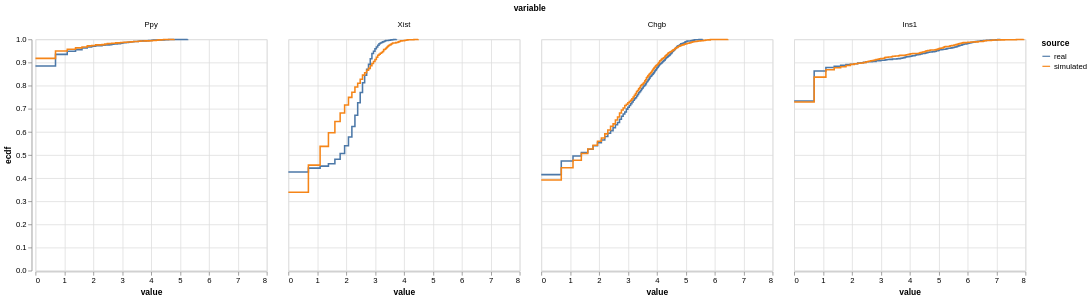
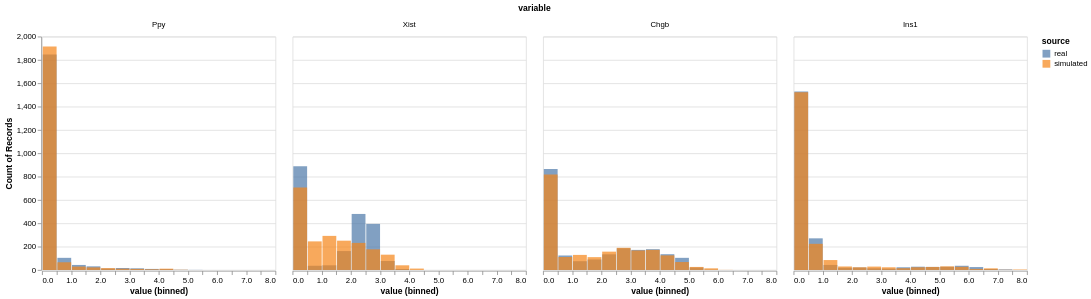

Notebook code for these charts, in order:
### Markdown cell above
## Gene Details

### Code cell
import numpy as np

poor_fit = ["Ppy", "Xist", "Chgb", "Ins1"]
scd.compare_ecdf(pancreas, samples, transform=np.log1p, var_names=poor_fit)
scd.compare_histogram(pancreas, samples, transform=np.log1p, var_names=poor_fit)

### Figure 1 — Vega specification as saved in the notebook (floating-point values rounded to 4 significant figures; data arrays with more than 128 entries replaced by an {"elided": "..."} marker saying what was removed)
{"$schema": "https://vega.github.io/schema/vega/v6.json", "data": [{"name": "source_0", "values": {"elided": "16696 records"}}, {"name": "facet_domain", "values": [{"variable": "Ppy", "value": 0.0}, {"variable": "Xist", "value": 0.0}, {"variable": "Chgb", "value": 0.0}, {"variable": "Ins1", "value": 0.0}]}, {"name": "facet_domain_row", "values": [{"data": 0.0}]}, {"name": "facet_domain_column", "transform": [{"type": "sequence", "start": 0.0, "stop": {"signal": "min(length(data(\"facet_domain\")), 5)"}}]}, {"name": "source_0_x_domain_value", "values": [{"min": 0.0, "max": 7.938}]}, {"name": "source_0_y_domain_ecdf", "values": [{"min": 0.3388, "max": 1.0}]}, {"name": "source_0_color_domain_source", "values": [{"source": "real"}, {"source": "simulated"}]}], "signals": [{"name": "child_width", "value": 300}, {"name": "child_height", "value": 300}], "marks": [{"type": "group", "name": "facet-title", "title": {"text": "variable", "style": "guide-title", "offset": 10}, "role": "column-title"}, {"type": "group", "name": "row_header", "from": {"data": "facet_domain_row"}, "encode": {"update": {"height": {"signal": "child_height"}}}, "axes": [{"scale": "y", "labelOverlap": true, "tickCount": {"signal": "ceil(child_height/40)"}, "orient": "left", "grid": false, "title": "ecdf", "zindex": 0}], "role": "row-header"}, {"type": "group", "name": "column_footer", "from": {"data": "facet_domain_column"}, "encode": {"update": {"width": {"signal": "child_width"}}}, "axes": [{"scale": "x", "orient": "bottom", "tickCount": {"signal": "ceil(child_width/40)"}, "title": "value", "grid": false, "labelFlush": true, "zindex": 0, "labelOverlap": true}], "role": "column-footer"}, {"type": "group", "name": "cell", "from": {"facet": {"data": "source_0", "name": "facet", "groupby": ["variable"], "aggregate": {"fields": ["value"], "ops": ["min"], "as": ["value_by_variable"]}}}, "sort": {"field": ["datum[\"value_by_variable\"]"], "order": ["ascending"]}, "encode": {"update": {"width": {"signal": "child_width"}, "height": {"signal": "child_height"}}}, "marks": [{"type": "group", "name": "child_pathgroup", "from": {"facet": {"data": "facet", "name": "faceted_path_child_main", "groupby": ["source"]}}, "encode": {"update": {"height": {"field": {"signal": null, "datum": null, "group": "height", "parent": null}}, "width": {"field": {"signal": null, "datum": null, "group": "width", "parent": null}}}}, "marks": [{"type": "line", "name": "child_marks", "from": {"data": "faceted_path_child_main"}, "sort": {"field": "x"}, "encode": {"update": {"y": {"field": "ecdf", "scale": "y"}, "defined": {"signal": "isValid(datum[\"value\"]) && isFinite(+datum[\"value\"]) && isValid(datum[\"ecdf\"]) && isFinite(+datum[\"ecdf\"])"}, "stroke": {"field": "source", "scale": "color"}, "interpolate": {"value": "step-after"}, "x": {"field": "value", "scale": "x"}}}, "style": ["line"]}]}], "axes": [{"scale": "x", "maxExtent": 0, "aria": false, "minExtent": 0, "zindex": 0, "orient": "bottom", "gridScale": "y", "tickCount": {"signal": "ceil(child_width/40)"}, "domain": false, "ticks": false, "labels": false, "grid": true}, {"scale": "y", "tickCount": {"signal": "ceil(child_height/40)"}, "zindex": 0, "ticks": false, "domain": false, "orient": "left", "gridScale": "x", "grid": true, "labels": false, "maxExtent": 0, "aria": false, "minExtent": 0}], "title": {"text": {"signal": "isValid(parent[\"variable\"]) ? parent[\"variable\"] : \"\"+parent[\"variable\"]"}, "frame": "group", "style": "guide-label", "offset": 10}, "style": "cell"}], "scales": [{"name": "x", "type": "linear", "domain": [{"signal": "(data(\"source_0_x_domain_value\")[0] || {}).min"}, {"signal": "(data(\"source_0_x_domain_value\")[0] || {}).max"}], "range": [0, {"signal": "child_width"}], "nice": true, "zero": false}, {"name": "y", "type": "linear", "domain": [{"signal": "(data(\"source_0_y_domain_ecdf\")[0] || {}).min"}, {"signal": "(data(\"source_0_y_domain_ecdf\")[0] || {}).max"}], "range": [{"signal": "child_height"}, 0], "nice": true, "zero": true}, {"name": "color", "type": "ordinal", "domain": {"data": "source_0_color_domain_source", "field": "source", "sort": true}, "range": "category"}], "background": "white", "layout": {"padding": 20, "bounds": "full", "align": "all", "columns": 5}, "padding": 5, "legends": [{"stroke": "color", "symbolType": "stroke", "title": "source"}]}

### Figure 2 — Vega specification as saved in the notebook (floating-point values rounded to 4 significant figures)
{"$schema": "https://vega.github.io/schema/vega/v6.json", "data": [{"name": "source_0", "values": [{"bin_maxbins_20_value": 0.0, "bin_maxbins_20_value_end": 0.5, "source": "real", "variable": "Ppy", "__count": 1847}, {"bin_maxbins_20_value": 1.5, "bin_maxbins_20_value_end": 2.0, "source": "real", "variable": "Ppy", "__count": 31}, {"bin_maxbins_20_value": 2.0, "bin_maxbins_20_value_end": 2.5, "source": "real", "variable": "Ppy", "__count": 12}, {"bin_maxbins_20_value": 0.5, "bin_maxbins_20_value_end": 1.0, "source": "real", "variable": "Ppy", "__count": 104}, {"bin_maxbins_20_value": 1.0, "bin_maxbins_20_value_end": 1.5, "source": "real", "variable": "Ppy", "__count": 43}, {"bin_maxbins_20_value": 2.5, "bin_maxbins_20_value_end": 3.0, "source": "real", "variable": "Ppy", "__count": 17}, {"bin_maxbins_20_value": 3.5, "bin_maxbins_20_value_end": 4.0, "source": "real", "variable": "Ppy", "__count": 9}, {"bin_maxbins_20_value": 3.0, "bin_maxbins_20_value_end": 3.5, "source": "real", "variable": "Ppy", "__count": 14}, {"bin_maxbins_20_value": 4.0, "bin_maxbins_20_value_end": 4.5, "source": "real", "variable": "Ppy", "__count": 7}, {"bin_maxbins_20_value": 4.5, "bin_maxbins_20_value_end": 5.0, "source": "real", "variable": "Ppy", "__count": 2}, {"bin_maxbins_20_value": 5.0, "bin_maxbins_20_value_end": 5.5, "source": "real", "variable": "Ppy", "__count": 1}, {"bin_maxbins_20_value": 0.0, "bin_maxbins_20_value_end": 0.5, "source": "real", "variable": "Xist", "__count": 889}, {"bin_maxbins_20_value": 1.5, "bin_maxbins_20_value_end": 2.0, "source": "real", "variable": "Xist", "__count": 162}, {"bin_maxbins_20_value": 2.5, "bin_maxbins_20_value_end": 3.0, "source": "real", "variable": "Xist", "__count": 395}, {"bin_maxbins_20_value": 2.0, "bin_maxbins_20_value_end": 2.5, "source": "real", "variable": "Xist", "__count": 480}, {"bin_maxbins_20_value": 1.0, "bin_maxbins_20_value_end": 1.5, "source": "real", "variable": "Xist", "__count": 40}, {"bin_maxbins_20_value": 0.5, "bin_maxbins_20_value_end": 1.0, "source": "real", "variable": "Xist", "__count": 36}, {"bin_maxbins_20_value": 3.0, "bin_maxbins_20_value_end": 3.5, "source": "real", "variable": "Xist", "__count": 77}, {"bin_maxbins_20_value": 3.5, "bin_maxbins_20_value_end": 4.0, "source": "real", "variable": "Xist", "__count": 8}, {"bin_maxbins_20_value": 4.0, "bin_maxbins_20_value_end": 4.5, "source": "real", "variable": "Chgb", "__count": 135}, {"bin_maxbins_20_value": 1.0, "bin_maxbins_20_value_end": 1.5, "source": "real", "variable": "Chgb", "__count": 75}, {"bin_maxbins_20_value": 2.5, "bin_maxbins_20_value_end": 3.0, "source": "real", "variable": "Chgb", "__count": 186}, {"bin_maxbins_20_value": 3.0, "bin_maxbins_20_value_end": 3.5, "source": "real", "variable": "Chgb", "__count": 172}, {"bin_maxbins_20_value": 0.0, "bin_maxbins_20_value_end": 0.5, "source": "real", "variable": "Chgb", "__count": 866}, {"bin_maxbins_20_value": 1.5, "bin_maxbins_20_value_end": 2.0, "source": "real", "variable": "Chgb", "__count": 90}, {"bin_maxbins_20_value": 2.0, "bin_maxbins_20_value_end": 2.5, "source": "real", "variable": "Chgb", "__count": 134}, {"bin_maxbins_20_value": 4.5, "bin_maxbins_20_value_end": 5.0, "source": "real", "variable": "Chgb", "__count": 104}, {"bin_maxbins_20_value": 3.5, "bin_maxbins_20_value_end": 4.0, "source": "real", "variable": "Chgb", "__count": 178}, {"bin_maxbins_20_value": 0.5, "bin_maxbins_20_value_end": 1.0, "source": "real", "variable": "Chgb", "__count": 124}, {"bin_maxbins_20_value": 5.0, "bin_maxbins_20_value_end": 5.5, "source": "real", "variable": "Chgb", "__count": 21}, {"bin_maxbins_20_value": 5.5, "bin_maxbins_20_value_end": 6.0, "source": "real", "variable": "Chgb", "__count": 2}, {"bin_maxbins_20_value": 0.0, "bin_maxbins_20_value_end": 0.5, "source": "real", "variable": "Ins1", "__count": 1530}, {"bin_maxbins_20_value": 0.5, "bin_maxbins_20_value_end": 1.0, "source": "real", "variable": "Ins1", "__count": 271}, {"bin_maxbins_20_value": 3.5, "bin_maxbins_20_value_end": 4.0, "source": "real", "variable": "Ins1", "__count": 23}, {"bin_maxbins_20_value": 4.0, "bin_maxbins_20_value_end": 4.5, "source": "real", "variable": "Ins1", "__count": 28}, {"bin_maxbins_20_value": 5.5, "bin_maxbins_20_value_end": 6.0, "source": "real", "variable": "Ins1", "__count": 36}, {"bin_maxbins_20_value": 5.0, "bin_maxbins_20_value_end": 5.5, "source": "real", "variable": "Ins1", "__count": 27}, {"bin_maxbins_20_value": 6.5, "bin_maxbins_20_value_end": 7.0, "source": "real", "variable": "Ins1", "__count": 8}, {"bin_maxbins_20_value": 7.0, "bin_maxbins_20_value_end": 7.5, "source": "real", "variable": "Ins1", "__count": 5}, {"bin_maxbins_20_value": 2.0, "bin_maxbins_20_value_end": 2.5, "source": "real", "variable": "Ins1", "__count": 21}, {"bin_maxbins_20_value": 4.5, "bin_maxbins_20_value_end": 5.0, "source": "real", "variable": "Ins1", "__count": 26}, {"bin_maxbins_20_value": 2.5, "bin_maxbins_20_value_end": 3.0, "source": "real", "variable": "Ins1", "__count": 14}, {"bin_maxbins_20_value": 6.0, "bin_maxbins_20_value_end": 6.5, "source": "real", "variable": "Ins1", "__count": 25}, {"bin_maxbins_20_value": 1.0, "bin_maxbins_20_value_end": 1.5, "source": "real", "variable": "Ins1", "__count": 43}, {"bin_maxbins_20_value": 3.0, "bin_maxbins_20_value_end": 3.5, "source": "real", "variable": "Ins1", "__count": 11}, {"bin_maxbins_20_value": 1.5, "bin_maxbins_20_value_end": 2.0, "source": "real", "variable": "Ins1", "__count": 19}, {"bin_maxbins_20_value": 0.0, "bin_maxbins_20_value_end": 0.5, "source": "simulated", "variable": "Ppy", "__count": 1915}, {"bin_maxbins_20_value": 3.0, "bin_maxbins_20_value_end": 3.5, "source": "simulated", "variable": "Ppy", "__count": 9}, {"bin_maxbins_20_value": 1.5, "bin_maxbins_20_value_end": 2.0, "source": "simulated", "variable": "Ppy", "__count": 22}, {"bin_maxbins_20_value": 0.5, "bin_maxbins_20_value_end": 1.0, "source": "simulated", "variable": "Ppy", "__count": 66}, {"bin_maxbins_20_value": 4.0, "bin_maxbins_20_value_end": 4.5, "source": "simulated", "variable": "Ppy", "__count": 11}, {"bin_maxbins_20_value": 2.0, "bin_maxbins_20_value_end": 2.5, "source": "simulated", "variable": "Ppy", "__count": 16}, {"bin_maxbins_20_value": 1.0, "bin_maxbins_20_value_end": 1.5, "source": "simulated", "variable": "Ppy", "__count": 29}, {"bin_maxbins_20_value": 2.5, "bin_maxbins_20_value_end": 3.0, "source": "simulated", "variable": "Ppy", "__count": 11}, {"bin_maxbins_20_value": 4.5, "bin_maxbins_20_value_end": 5.0, "source": "simulated", "variable": "Ppy", "__count": 2}, {"bin_maxbins_20_value": 3.5, "bin_maxbins_20_value_end": 4.0, "source": "simulated", "variable": "Ppy", "__count": 6}, {"bin_maxbins_20_value": 0.0, "bin_maxbins_20_value_end": 0.5, "source": "simulated", "variable": "Xist", "__count": 707}, {"bin_maxbins_20_value": 0.5, "bin_maxbins_20_value_end": 1.0, "source": "simulated", "variable": "Xist", "__count": 245}, {"bin_maxbins_20_value": 1.0, "bin_maxbins_20_value_end": 1.5, "source": "simulated", "variable": "Xist", "__count": 292}, {"bin_maxbins_20_value": 3.0, "bin_maxbins_20_value_end": 3.5, "source": "simulated", "variable": "Xist", "__count": 131}, {"bin_maxbins_20_value": 2.5, "bin_maxbins_20_value_end": 3.0, "source": "simulated", "variable": "Xist", "__count": 177}, {"bin_maxbins_20_value": 1.5, "bin_maxbins_20_value_end": 2.0, "source": "simulated", "variable": "Xist", "__count": 251}, {"bin_maxbins_20_value": 2.0, "bin_maxbins_20_value_end": 2.5, "source": "simulated", "variable": "Xist", "__count": 232}, {"bin_maxbins_20_value": 4.0, "bin_maxbins_20_value_end": 4.5, "source": "simulated", "variable": "Xist", "__count": 12}, {"bin_maxbins_20_value": 3.5, "bin_maxbins_20_value_end": 4.0, "source": "simulated", "variable": "Xist", "__count": 40}, {"bin_maxbins_20_value": 5.5, "bin_maxbins_20_value_end": 6.0, "source": "simulated", "variable": "Chgb", "__count": 14}, {"bin_maxbins_20_value": 0.5, "bin_maxbins_20_value_end": 1.0, "source": "simulated", "variable": "Chgb", "__count": 111}, {"bin_maxbins_20_value": 2.5, "bin_maxbins_20_value_end": 3.0, "source": "simulated", "variable": "Chgb", "__count": 190}, {"bin_maxbins_20_value": 2.0, "bin_maxbins_20_value_end": 2.5, "source": "simulated", "variable": "Chgb", "__count": 157}, {"bin_maxbins_20_value": 0.0, "bin_maxbins_20_value_end": 0.5, "source": "simulated", "variable": "Chgb", "__count": 817}, {"bin_maxbins_20_value": 3.5, "bin_maxbins_20_value_end": 4.0, "source": "simulated", "variable": "Chgb", "__count": 172}, {"bin_maxbins_20_value": 3.0, "bin_maxbins_20_value_end": 3.5, "source": "simulated", "variable": "Chgb", "__count": 167}, {"bin_maxbins_20_value": 4.0, "bin_maxbins_20_value_end": 4.5, "source": "simulated", "variable": "Chgb", "__count": 125}, {"bin_maxbins_20_value": 1.5, "bin_maxbins_20_value_end": 2.0, "source": "simulated", "variable": "Chgb", "__count": 110}, {"bin_maxbins_20_value": 1.0, "bin_maxbins_20_value_end": 1.5, "source": "simulated", "variable": "Chgb", "__count": 129}, {"bin_maxbins_20_value": 4.5, "bin_maxbins_20_value_end": 5.0, "source": "simulated", "variable": "Chgb", "__count": 68}, {"bin_maxbins_20_value": 5.0, "bin_maxbins_20_value_end": 5.5, "source": "simulated", "variable": "Chgb", "__count": 26}, {"bin_maxbins_20_value": 6.0, "bin_maxbins_20_value_end": 6.5, "source": "simulated", "variable": "Chgb", "__count": 1}, {"bin_maxbins_20_value": 0.0, "bin_maxbins_20_value_end": 0.5, "source": "simulated", "variable": "Ins1", "__count": 1522}, {"bin_maxbins_20_value": 0.5, "bin_maxbins_20_value_end": 1.0, "source": "simulated", "variable": "Ins1", "__count": 224}, {"bin_maxbins_20_value": 4.0, "bin_maxbins_20_value_end": 4.5, "source": "simulated", "variable": "Ins1", "__count": 23}, {"bin_maxbins_20_value": 3.0, "bin_maxbins_20_value_end": 3.5, "source": "simulated", "variable": "Ins1", "__count": 23}, {"bin_maxbins_20_value": 6.0, "bin_maxbins_20_value_end": 6.5, "source": "simulated", "variable": "Ins1", "__count": 9}, {"bin_maxbins_20_value": 7.0, "bin_maxbins_20_value_end": 7.5, "source": "simulated", "variable": "Ins1", "__count": 2}, {"bin_maxbins_20_value": 2.0, "bin_maxbins_20_value_end": 2.5, "source": "simulated", "variable": "Ins1", "__count": 23}, {"bin_maxbins_20_value": 7.5, "bin_maxbins_20_value_end": 8.0, "source": "simulated", "variable": "Ins1", "__count": 4}, {"bin_maxbins_20_value": 5.0, "bin_maxbins_20_value_end": 5.5, "source": "simulated", "variable": "Ins1", "__count": 31}, {"bin_maxbins_20_value": 6.5, "bin_maxbins_20_value_end": 7.0, "source": "simulated", "variable": "Ins1", "__count": 14}, {"bin_maxbins_20_value": 1.5, "bin_maxbins_20_value_end": 2.0, "source": "simulated", "variable": "Ins1", "__count": 30}, {"bin_maxbins_20_value": 5.5, "bin_maxbins_20_value_end": 6.0, "source": "simulated", "variable": "Ins1", "__count": 27}, {"bin_maxbins_20_value": 4.5, "bin_maxbins_20_value_end": 5.0, "source": "simulated", "variable": "Ins1", "__count": 26}, {"bin_maxbins_20_value": 1.0, "bin_maxbins_20_value_end": 1.5, "source": "simulated", "variable": "Ins1", "__count": 85}, {"bin_maxbins_20_value": 2.5, "bin_maxbins_20_value_end": 3.0, "source": "simulated", "variable": "Ins1", "__count": 29}, {"bin_maxbins_20_value": 3.5, "bin_maxbins_20_value_end": 4.0, "source": "simulated", "variable": "Ins1", "__count": 15}]}, {"name": "facet_domain"}, {"name": "facet_domain_row", "values": [{"data": 0.0}]}, {"name": "facet_domain_column", "values": [{"data": 0.0}, {"data": 1.0}, {"data": 2.0}, {"data": 3.0}]}, {"name": "source_0_y_domain___count", "values": [{"min": 1, "max": 1915}]}, {"name": "source_0_color_domain_source", "values": [{"source": "real"}, {"source": "simulated"}]}], "signals": [{"name": "child_bin_maxbins_20_value_bins", "value": {"fields": ["value"], "fname": "bin_value", "start": 0.0, "step": 0.5, "stop": 8.0}}, {"name": "child_width", "value": 300}, {"name": "child_height", "value": 300}], "marks": [{"type": "group", "name": "facet-title", "title": {"text": "variable", "style": "guide-title", "offset": 10}, "role": "column-title"}, {"type": "group", "name": "row_header", "from": {"data": "facet_domain_row"}, "encode": {"update": {"height": {"signal": "child_height"}}}, "axes": [{"scale": "y", "zindex": 0, "grid": false, "title": "Count of Records", "labelOverlap": true, "orient": "left", "tickCount": {"signal": "ceil(child_height/40)"}}], "role": "row-header"}, {"type": "group", "name": "column_footer", "from": {"data": "facet_domain_column"}, "encode": {"update": {"width": {"signal": "child_width"}}}, "axes": [{"scale": "x", "zindex": 0, "labelFlush": true, "grid": false, "title": "value (binned)", "orient": "bottom", "labelOverlap": true, "tickCount": {"signal": "ceil(child_width/10)"}}], "role": "column-footer"}, {"type": "group", "name": "cell", "from": {"facet": {"data": "source_0", "name": "facet", "groupby": ["variable"], "aggregate": {"fields": ["bin_maxbins_20_value"], "ops": ["min"], "as": ["bin_maxbins_20_value_by_variable"]}}}, "sort": {"field": ["datum[\"bin_maxbins_20_value_by_variable\"]"], "order": ["ascending"]}, "encode": {"update": {"width": {"signal": "child_width"}, "height": {"signal": "child_height"}}}, "marks": [{"type": "rect", "name": "child_marks", "from": {"data": "facet"}, "encode": {"update": {"y2": {"value": 0, "scale": "y"}, "y": {"field": "__count", "scale": "y"}, "opacity": {"value": 0.7}, "x2": {"field": "bin_maxbins_20_value", "scale": "x", "offset": {"signal": "0.5 + (abs(scale(\"x\", datum[\"bin_maxbins_20_value_end\"]) - scale(\"x\", datum[\"bin_maxbins_20_value\"])) < 0.25 ? -0.5 * (0.25 - (abs(scale(\"x\", datum[\"bin_maxbins_20_value_end\"]) - scale(\"x\", datum[\"bin_maxbins_20_value\"])))) : 0.5)"}}, "fill": {"field": "source", "scale": "color"}, "x": {"field": "bin_maxbins_20_value_end", "scale": "x", "offset": {"signal": "0.5 + (abs(scale(\"x\", datum[\"bin_maxbins_20_value_end\"]) - scale(\"x\", datum[\"bin_maxbins_20_value\"])) < 0.25 ? 0.5 * (0.25 - (abs(scale(\"x\", datum[\"bin_maxbins_20_value_end\"]) - scale(\"x\", datum[\"bin_maxbins_20_value\"])))) : -0.5)"}}}}, "style": ["bar"]}], "axes": [{"scale": "y", "gridScale": "x", "maxExtent": 0, "minExtent": 0, "domain": false, "ticks": false, "zindex": 0, "labels": false, "aria": false, "tickCount": {"signal": "ceil(child_height/40)"}, "orient": "left", "grid": true}], "title": {"text": {"signal": "isValid(parent[\"variable\"]) ? parent[\"variable\"] : \"\"+parent[\"variable\"]"}, "frame": "group", "style": "guide-label", "offset": 10}, "style": "cell"}], "scales": [{"name": "x", "type": "linear", "domain": {"signal": "[child_bin_maxbins_20_value_bins.start, child_bin_maxbins_20_value_bins.stop]"}, "range": [0, {"signal": "child_width"}], "bins": {"signal": "child_bin_maxbins_20_value_bins"}, "zero": false}, {"name": "y", "type": "linear", "domain": [{"signal": "(data(\"source_0_y_domain___count\")[0] || {}).min"}, {"signal": "(data(\"source_0_y_domain___count\")[0] || {}).max"}], "range": [{"signal": "child_height"}, 0], "nice": true, "zero": true}, {"name": "color", "type": "ordinal", "domain": {"data": "source_0_color_domain_source", "field": "source", "sort": true}, "range": "category"}], "background": "white", "padding": 5, "legends": [{"fill": "color", "symbolType": "square", "title": "source", "encode": {"symbols": {"update": {"opacity": {"value": 0.7}}}}}], "layout": {"padding": 20, "bounds": "full", "align": "all"}}
